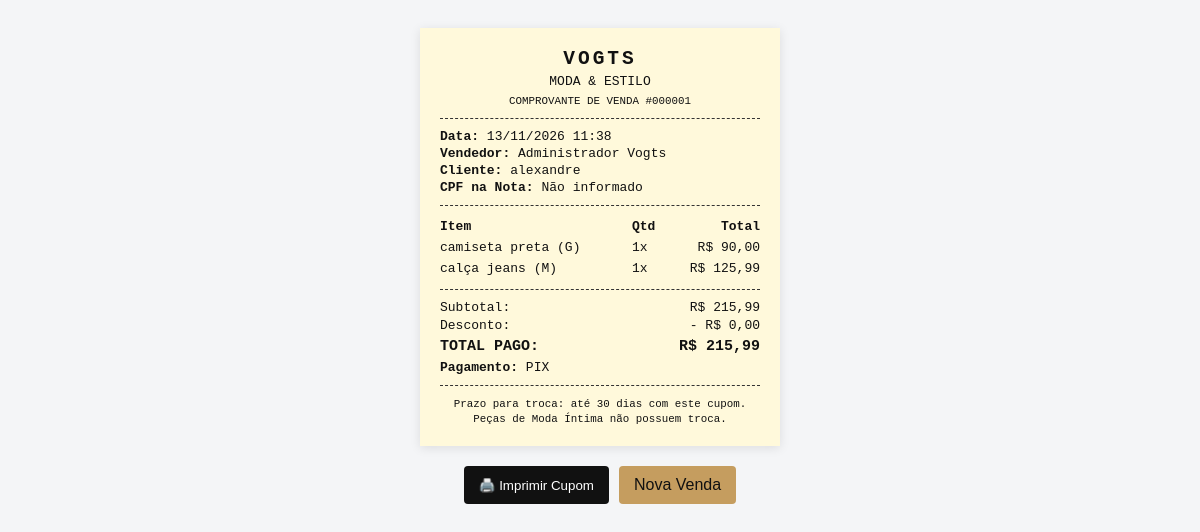
Screenshot of /vogts/cupom.php?id=1 (signed in) with the database file from the repository.
### tables this page shows
CREATE TABLE `vendas` (
  `id` int(11) NOT NULL,
  `cliente_id` int(11) DEFAULT NULL,
  `usuario_id` int(11) NOT NULL,
  `cpf_nota` varchar(14) DEFAULT NULL,
  `valor_bruto` decimal(10,2) NOT NULL,
  `desconto` decimal(10,2) DEFAULT 0.00,
  `valor_final` decimal(10,2) NOT NULL,
  `forma_pagamento` enum('dinheiro','pix','credito','debito') NOT NULL,
  `status` enum('concluida','cancelada') DEFAULT 'concluida',
  `data_venda` datetime DEFAULT current_timestamp()
);

CREATE TABLE `usuarios` (
  `id` int(11) NOT NULL,
  `nome` varchar(100) NOT NULL,
  `login` varchar(50) NOT NULL,
  `senha` varchar(255) NOT NULL,
  `perfil` enum('vendedor','gerente') NOT NULL
);

CREATE TABLE `clientes` (
  `id` int(11) NOT NULL,
  `nome` varchar(100) NOT NULL,
  `cpf` varchar(14) DEFAULT NULL,
  `telefone` varchar(20) DEFAULT NULL,
  `email` varchar(100) DEFAULT NULL,
  `senha` varchar(255) DEFAULT NULL
);

CREATE TABLE `itens_venda` (
  `id` int(11) NOT NULL,
  `venda_id` int(11) NOT NULL,
  `produto_id` int(11) NOT NULL,
  `quantidade` int(11) NOT NULL,
  `preco_unitario` decimal(10,2) NOT NULL
);

CREATE TABLE `produtos` (
  `id` int(11) NOT NULL,
  `codigo` varchar(50) NOT NULL,
  `nome` varchar(120) NOT NULL,
  `categoria` varchar(60) NOT NULL,
  `tamanho` varchar(10) NOT NULL,
  `cor` varchar(40) NOT NULL,
  `preco` decimal(10,2) NOT NULL,
  `estoque` int(11) NOT NULL DEFAULT 0
);

### vogts/cupom.php (the view, shortened to what this page needs)
<?php
require 'config/conexao.php';
$venda_id = (int)$_GET['id'];
$stmt = $pdo->prepare("
    SELECT v.*, u.nome AS vendedor, c.nome AS cliente
    FROM vendas v
    JOIN usuarios u ON v.usuario_id = u.id
    LEFT JOIN clientes c ON v.cliente_id = c.id
    WHERE v.id = ?
");
$stmt->execute([$venda_id]);
$venda = $stmt->fetch(PDO::FETCH_ASSOC);
$stmtItens = $pdo->prepare("
    SELECT iv.*, p.codigo, p.nome, p.tamanho
    FROM itens_venda iv
    JOIN produtos p ON iv.produto_id = p.id
    WHERE iv.venda_id = ?
");
$stmtItens->execute([$venda_id]);
$itens = $stmtItens->fetchAll(PDO::FETCH_ASSOC);
?>
<!DOCTYPE html>
<html lang="pt-BR">
<head>
</head>
<body>
    <div class="cupom">
        <div class="center">
            <h2 style="margin: 0; letter-spacing: 3px;">VOGTS</h2>
            <p style="margin: 4px 0;">MODA & ESTILO</p>
            <small>COMPROVANTE DE VENDA #<?php echo str_pad($venda['id'], 6, '0', STR_PAD_LEFT); ?></small>
        </div>
        <div class="divider"></div>
        <p style="margin: 2px 0;"><strong>Data:</strong> <?php echo date('d/m/Y H:i', strtotime($venda['data_venda'])); ?></p>
        <p style="margin: 2px 0;"><strong>Vendedor:</strong> <?php echo htmlspecialchars($venda['vendedor']); ?></p>
        <p style="margin: 2px 0;"><strong>Cliente:</strong> <?php echo $venda['cliente'] ? htmlspecialchars($venda['cliente']) : 'Consumidor Final'; ?></p>
        <p style="margin: 2px 0;"><strong>CPF na Nota:</strong> <?php echo $venda['cpf_nota'] ? htmlspecialchars($venda['cpf_nota']) : 'Não informado'; ?></p>
        <div class="divider"></div>
        <table>
            <thead>
                <tr>
                    <th>Item</th>
                    <th>Qtd</th>
                    <th class="right">Total</th>
                </tr>
            </thead>
            <tbody>
                <?php foreach ($itens as $item): ?>
                    <tr>
                        <td><?php echo htmlspecialchars($item['nome']); ?> (<?php echo $item['tamanho']; ?>)</td>
                        <td><?php echo $item['quantidade']; ?>x</td>
                        <td class="right">R$ <?php echo number_format($item['preco_unitario'] * $item['quantidade'], 2, ',', '.'); ?></td>
                    </tr>
                <?php endforeach; ?>
            </tbody>
        </table>
        <div class="divider"></div>
        <p style="margin: 3px 0; display: flex; justify-content: space-between;">
            <span>Subtotal:</span>
            <span>R$ <?php echo number_format($venda['valor_bruto'], 2, ',', '.'); ?></span>
        </p>
        <p style="margin: 3px 0; display: flex; justify-content: space-between;">
            <span>Desconto:</span>
            <span>- R$ <?php echo number_format($venda['desconto'], 2, ',', '.'); ?></span>
        </p>
        <p style="margin: 5px 0; font-size: 15px; font-weight: bold; display: flex; justify-content: space-between;">
            <span>TOTAL PAGO:</span>
            <span>R$ <?php echo number_format($venda['valor_final'], 2, ',', '.'); ?></span>
        </p>
        <p style="margin: 3px 0;"><strong>Pagamento:</strong> <?php echo strtoupper($venda['forma_pagamento']); ?></p>
        <div class="divider"></div>
        <div class="center">
            <small>Prazo para troca: até 30 dias com este cupom.<br>Peças de Moda Íntima não possuem troca.</small>
        </div>
    </div>
    <div class="actions">
        <button onclick="window.print()" class="btn">🖨️ Imprimir Cupom</button>
        <a href="pdv.php" class="btn" style="background: #c59d5f; color: #111;">Nova Venda</a>
    </div>
</body>
</html>

### vogts/cupom.php (style rules this page uses)
body { font-family: 'Courier New', Courier, monospace; background: #f4f5f7; display: flex; flex-direction: column; align-items: center; padding: 20px; }
.cupom { background: #fff9db; width: 320px; padding: 20px; box-shadow: 0 2px 10px rgba(0,0,0,0.1); color: #111; font-size: 13px; }
.center { text-align: center; }
.divider { border-top: 1px dashed #333; margin: 10px 0; }
table { width: 100%; border-collapse: collapse; }
th, td { text-align: left; padding: 3px 0; }
.right { text-align: right; }
.actions { margin-top: 20px; display: flex; gap: 10px; }
.btn { padding: 10px 15px; background: #111; color: #fff; text-decoration: none; border: none; cursor: pointer; font-family: sans-serif; border-radius: 4px; }

### rows the page displays
vendas: id "000001", data_venda "13/11/2026 11:38", usuario.nome "Administrador Vogts", cliente.nome "alexandre", valor_bruto "215,99", desconto "0,00", valor_final "215,99", forma_pagamento "PIX"
itens_venda: produto.nome "camiseta preta", produto.tamanho "G", quantidade "1", $item['preco_unitario'] * $item['quantidade'] "90,00"
itens_venda: produto.nome "calça jeans", produto.tamanho "M", quantidade "1", $item['preco_unitario'] * $item['quantidade'] "125,99"
